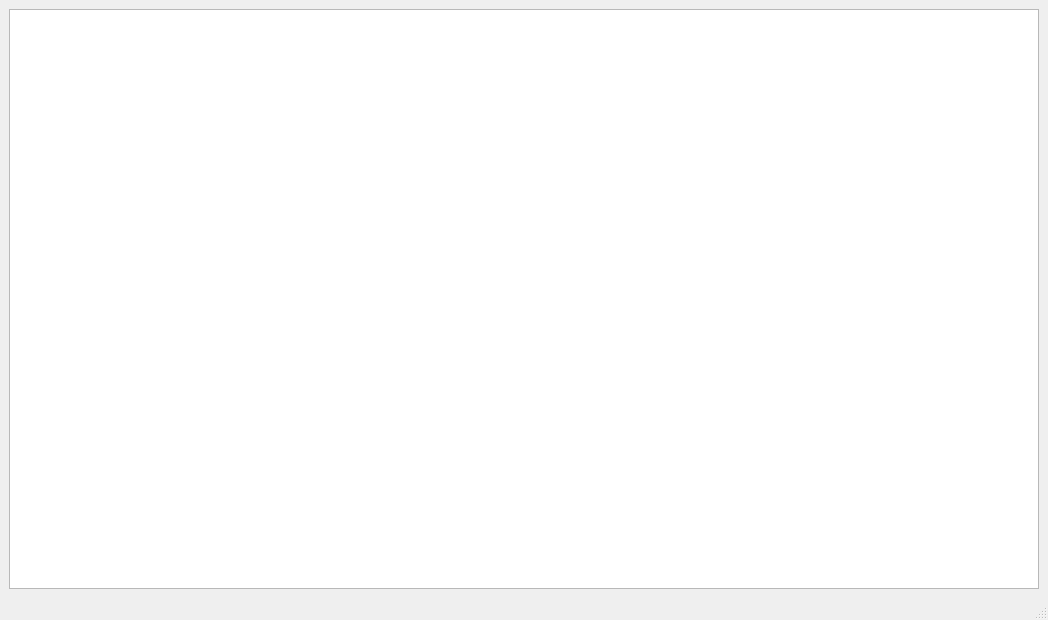
<?xml version="1.0" encoding="UTF-8"?>
<ui version="4.0">
 <class>MainWindow</class>
 <widget class="QMainWindow" name="MainWindow">
  <property name="geometry">
   <rect>
    <x>0</x>
    <y>0</y>
    <width>1048</width>
    <height>620</height>
   </rect>
  </property>
  <property name="windowTitle">
   <string>MainWindow</string>
  </property>
  <widget class="QWidget" name="centralwidget">
   <layout class="QHBoxLayout" name="horizontalLayout">
    <item>
     <widget class="QPlainTextEdit" name="plainTextEdit"/>
    </item>
   </layout>
  </widget>
  <widget class="QMenuBar" name="menubar">
   <property name="geometry">
    <rect>
     <x>0</x>
     <y>0</y>
     <width>1048</width>
     <height>22</height>
    </rect>
   </property>
  </widget>
  <widget class="QStatusBar" name="statusbar"/>
 </widget>
 <resources/>
 <connections/>
</ui>
